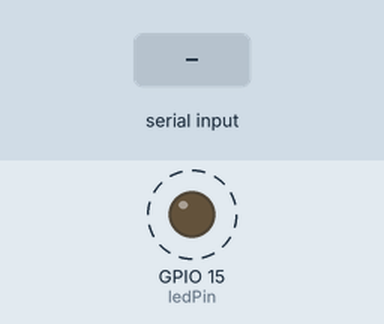
A sketch run on a simulated ESP32. Parts: output pins drawn as LEDs (lit = HIGH). Dashed ring = blinking. The inputs (shaded band) are chosen by the test bench. Nothing arrives over Bluetooth unless stated; what the sketch prints to the serial monitor is not drawn.

Above: at 1.8 s.
1.9 s: "0\n" received over the second serial link
4.9 s: "90,45\n" received over the second serial link
Timing chart, 0 to 13.9 s (numbered marks = the images above; inputs shaded):
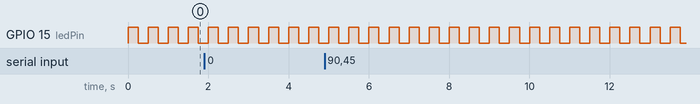

The sketch:

Button_Led.ino
```cpp
 // ESP32에서는 GPIO 2가 내장 LED에 연결되어 있음
 const int ledPin = 15;
 int buttonPin = 4;
#include <Adafruit_NeoPixel.h>
#include <BluetoothSerial.h>

BluetoothSerial SerialBT;

void setup() {
  Serial.begin(115200);
  pinMode(15, OUTPUT);

  SerialBT.begin("ESP32_Test"); // Bluetooth 장치 이름 설정

  Serial.println("Bluetooth is ready. Waiting for input...");

}
void loop() {
  if (SerialBT.available()) { // Bluetooth 입력 데이터가 있으면
    String input = SerialBT.readStringUntil('\n'); // 입력된 문자열 읽기
    input.trim(); // 앞뒤 공백 제거

        // 숫자인지 확인 후 시리얼 모니터에 출력
    if (input.toInt() != 0 || input == "0") {
      Serial.println("Received number: " + input);
      SerialBT.println("Echo: " + input); // Bluetooth로 다시 응답 전송 (옵션)
    } else {
        Serial.println("Invalid input (not a number): " + input);
      }
  }

  digitalWrite(15, HIGH);
  delay(250);
  digitalWrite(15, LOW);
  delay(250);
}
```

Measured:
- by itself, GPIO 15 (ledPin): alternates HIGH for 0.25 s and LOW for 0.25 s
